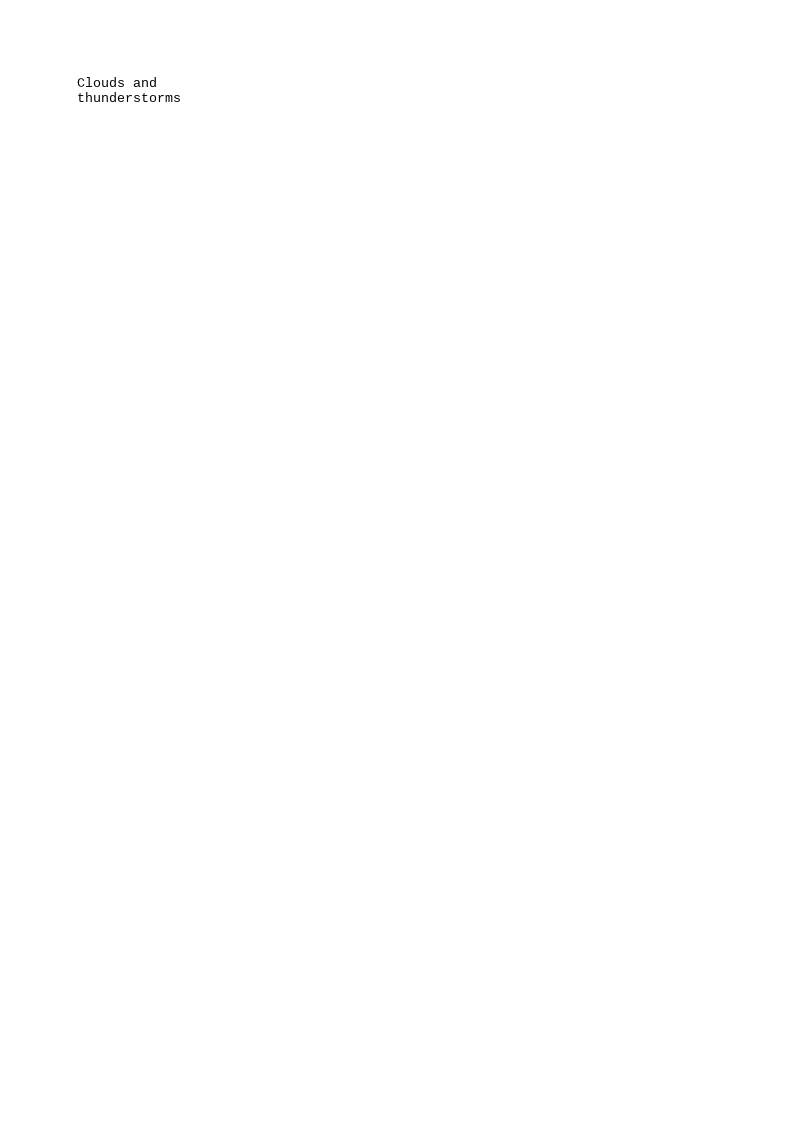
#> input picture writing/clouds_thund.png, 794 x 1123 px
$ python writing.py
#> lines starting #> are read from the running program, lines starting #| are printed output that depends on the picture; after the words box and inside, x2 and y2 are one past the last pixel; in counts of white or black regions, pixels touching at a corner belong together
import cv2
import numpy as np

# [5 lines of commented-out code are left out]

def findwords():
    name = "clouds_thund.png"
    img = cv2.imread(name)
#> img is the input picture: shape (1123, 794, 3); min 0, max 255, mean 254.9
    shape = img.shape
#> shape = (1123, 794, 3)
    print (img.shape)
#| (1123, 794, 3)
    x_min = 0
    y_min = 0
    x_max = 0
    y_max = 0
    for x in range(0, shape[0]):
        if x_min != 0:
            break
        for y in range(0, shape[1]):
            if img[x][y][0] != 255:
                x_min = x
                break
    for y in range(0, shape[1]):
        if y_min != 0:
            break
        for x in range(0, shape[0]):
            if img[x][y][0] != 255:
                y_min = y
                break
    for x in range(shape[0]-1,-1,-1):
        if x_max != 0:
            break
        for y in range(shape[1]-1,-1,-1):
            if img[x][y][0] != 255:
                x_max = x
                break
    for y in range(shape[1]-1,-1,-1):
        if y_max != 0:
            break
        for x in range(shape[0]-1,-1,-1):
            if img[x][y][0] != 255:
                y_max = y
                break
    print(x_min,y_min,x_max,y_max)
    crop_img = img[x_min:x_max+2,y_min:y_max+2]
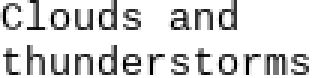
#> crop_img: shape (26, 104, 3) (shown 3 times larger); min 0, max 255, mean 215.8
    cv2.imwrite("crop_img.png",crop_img)

def binary():
    img = cv2.imread("crop_img.png")
    new_img = img.copy()
    shape = img.shape
#> shape = (26, 104, 3)
    for x in range(0, shape[0]):
        for y in range(0, shape[1]):
            if (img[x, y, 0] != 255):
                new_img[x, y, 0] = new_img[x, y, 1] = new_img[x, y, 2] = 0
            else:
                new_img[x, y, 0] = new_img[x, y, 1] = new_img[x, y, 2] = 255
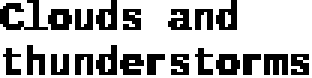
#> new_img: shape (26, 104, 3) (shown 3 times larger); 71.2% white; black in thin lines or dots
    cv2.imwrite("binary.png", new_img)

def classifywords():
    img = cv2.imread("binary.png")
    shape = img.shape
#> shape = (26, 104, 3)
    print ("shape: ", shape) #(11, 40, 3)
#| shape:  (26, 104, 3)
    first_x = 0
    x_list = []
    y_list = []
    for y in range(0, shape[1]):
        if (first_x != 0):
            break
        for x in range(0, shape[0]):
            if (img[x, y, 0] == 0):
                first_x = x
                break
    for y in range(0, shape[1]):
        for x in range(0, shape[0]):
            pass


if __name__ == "__main__":
    findwords()
    binary()
    classifywords()

$ run again, with writing/english.jpg saved as writing/clouds_thund.png
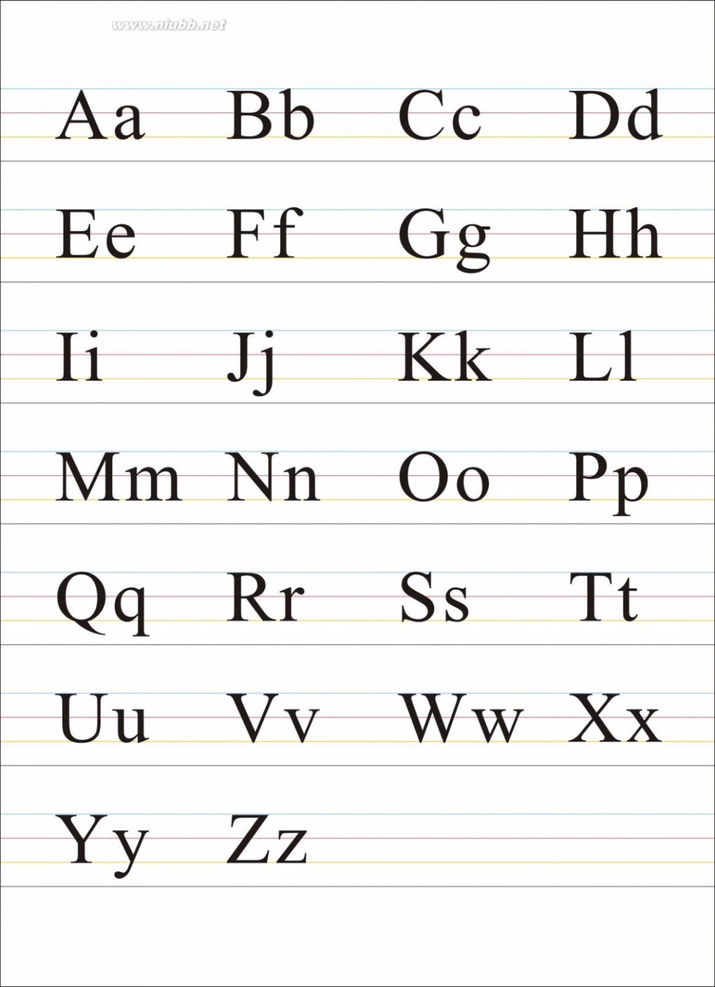
#> input picture writing/english.jpg, 715 x 987 px, shrunk from 1158 x 1600 before the run
#> in findwords, img is the input picture: shape (987, 715, 3); mean B, G, R 240.9, 241.2, 241.9
#| (987, 715, 3)
#> in findwords, `crop_img = img[x_min:x_max+2,y_min:y_max+2]`:
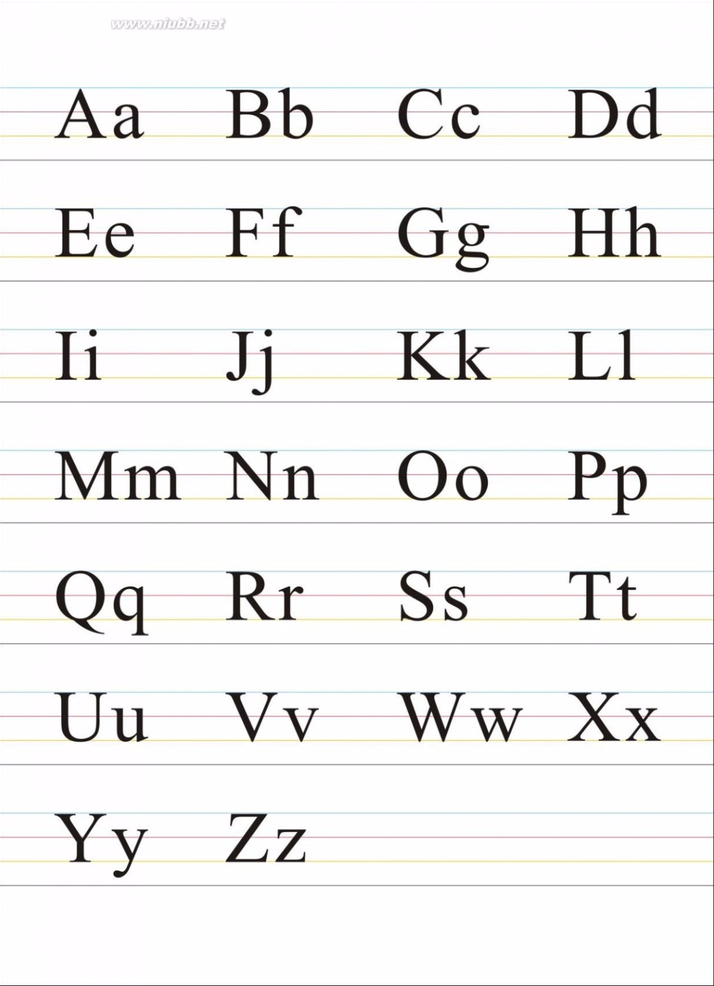
#> crop_img: shape (986, 714, 3); mean B, G, R 241.2, 241.5, 242.2
#> after the loop in binary, `for x in range(0, shape[0]):`:
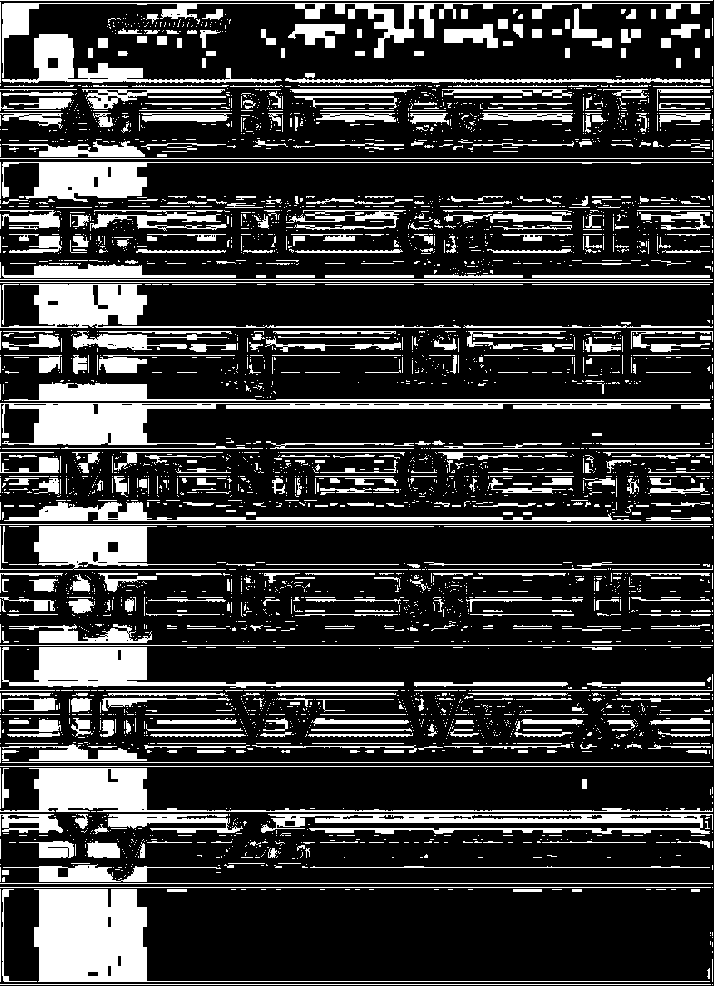
#> new_img: shape (986, 714, 3); 21.7% white; 3297 white regions (2695 under 20 px), largest, box (x1, y1, x2, y2) and area: (34, 889, 710, 982) 10269, (0, 403, 711, 446) 7756, (0, 768, 713, 812) 5798
#| shape:  (986, 714, 3)
